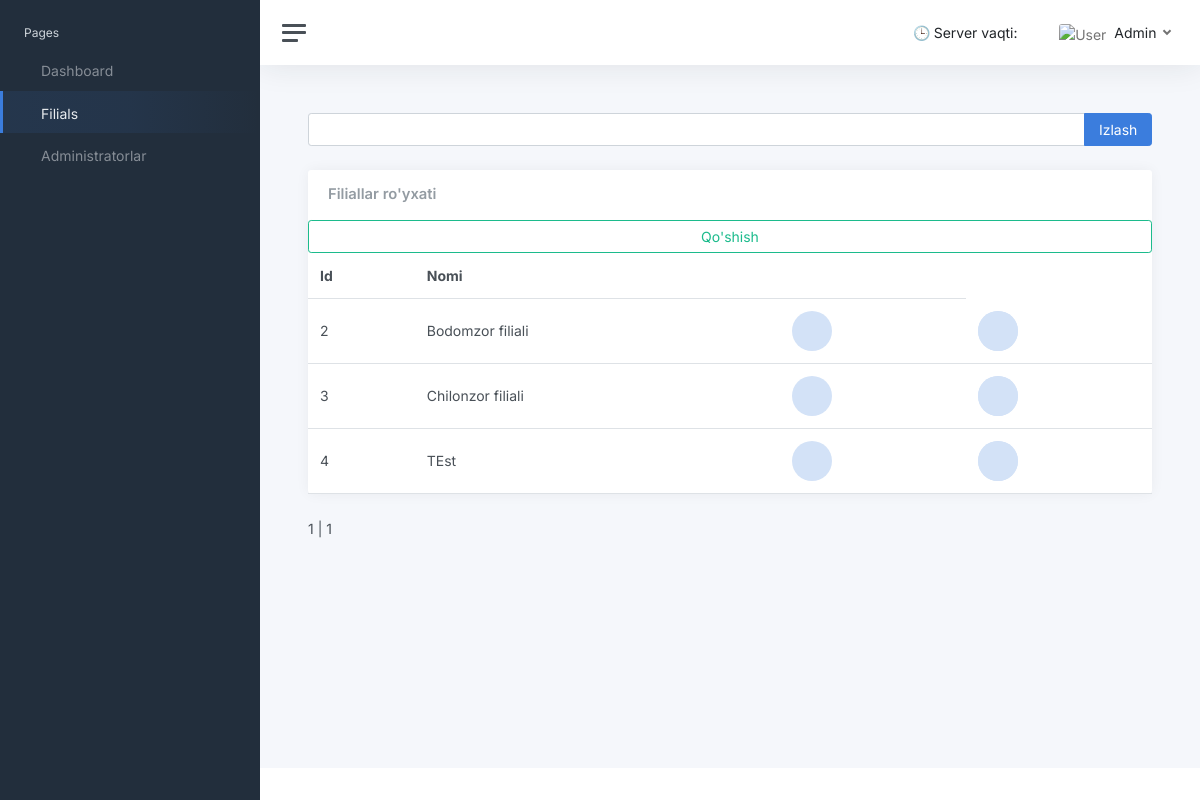
The app's page /superadmin/filials/ (signed in) with its own data.
### apps/superadmin/models.py (models this page shows, shortened)
class Filial(models.Model):
    filial_name = models.CharField(max_length=200, null=True, blank=True)
    class Meta:
        verbose_name = "Filial"
        verbose_name_plural = "Filiallar"

### apps/superadmin/views.py (the view)
# urls.py: path('filials/', views.filials, name='admin_filials'),
@login_required(login_url="/login/")
def filials(request):
    if not request.user.is_superuser:
        return redirect('/login/')
    all_filials = Filial.objects.all()
    search_query = request.GET.get('q')
    if search_query:
        all_filials = all_filials.filter(Q(name__icontains=search_query))
    paginator = Paginator(all_filials, 50)
    page_number = request.GET.get('page')
    page_obj = paginator.get_page(page_number)
    context = {
        'page_obj': page_obj,
        "segment": "filials"
    }
    html_template = loader.get_template('home/superuser/filials.html')
    return HttpResponse(html_template.render(context, request))

### apps/templates/home/superuser/filials.html (shortened to what this page needs)
{% extends "layouts/base.html" %}
{% load static %}
{% block body_class %} dashboard {% endblock body_class %}
{% block stylesheets %}
  <link href="{% static 'css/app.css' %}" rel="stylesheet">
{% endblock stylesheets %}
{% block content %}
			<main class="content">
				<div class="container-fluid p-0">
					<form class="input-group mb-4" method="get">
						<input class="form-control" type="text" name="q" value="{{ search_query }}">
						<button class="input-group-text btn btn-primary" type="submit">Izlash</button>
					</form>
					<div class="row">
						<div class="col-12 col-lg-12 col-xxl-12 d-flex">
							<div class="card flex-fill">
								<div class="card-header">
									<h5 class="card-title mb-0">Filiallar ro'yxati</h5>
								</div>
								<table class="table table-hover my-0">
									<thead>
										<tr>
											<th>Id</th>
											<th>Nomi</th>
											<th></th>
										</tr>
									</thead>
									<tbody>
									{% for filial in page_obj %}
										<tr>
											<td class="d-none d-xl-table-cell">{{ filial.id }}</td>
											<td class="d-none d-xl-table-cell">{{ filial.filial_name }}</td>
											<td class="d-none d-md-table-cell">
												<div class="col-auto">
													<div class="stat text-primary">
													</div>
												</div>
											</td>
											<td class="d-none d-md-table-cell">
												<div class="col-auto">
													<div class="stat text-primary">
														<div class="stat text-primary">
														</div>
													</div>
												</div>
											</td>
										</tr>
									{% endfor %}
									<a class="btn btn-outline-success text-right" href="{% url 'admin_filial_create' %}">
										Qo'shish
									</a>
									</tbody>
								</table>
							</div>
						</div>
					</div>
					<div class="pagination">
						<span class="step-links">
							<span class="current-page">
								{{ page_obj.number }} | {{ page_obj.paginator.num_pages }}
							</span>
						</span>
					</div>
                </div>
            </main>
{% endblock content %}

### records on screen
Filial: id "2", filial_name "Bodomzor filiali"
Filial: id "3", filial_name "Chilonzor filiali"
Filial: id "4", filial_name "TEst"

### other values on screen
{{ page_obj.number }} "1"
{{ page_obj.paginator.num_pages }} "1"
